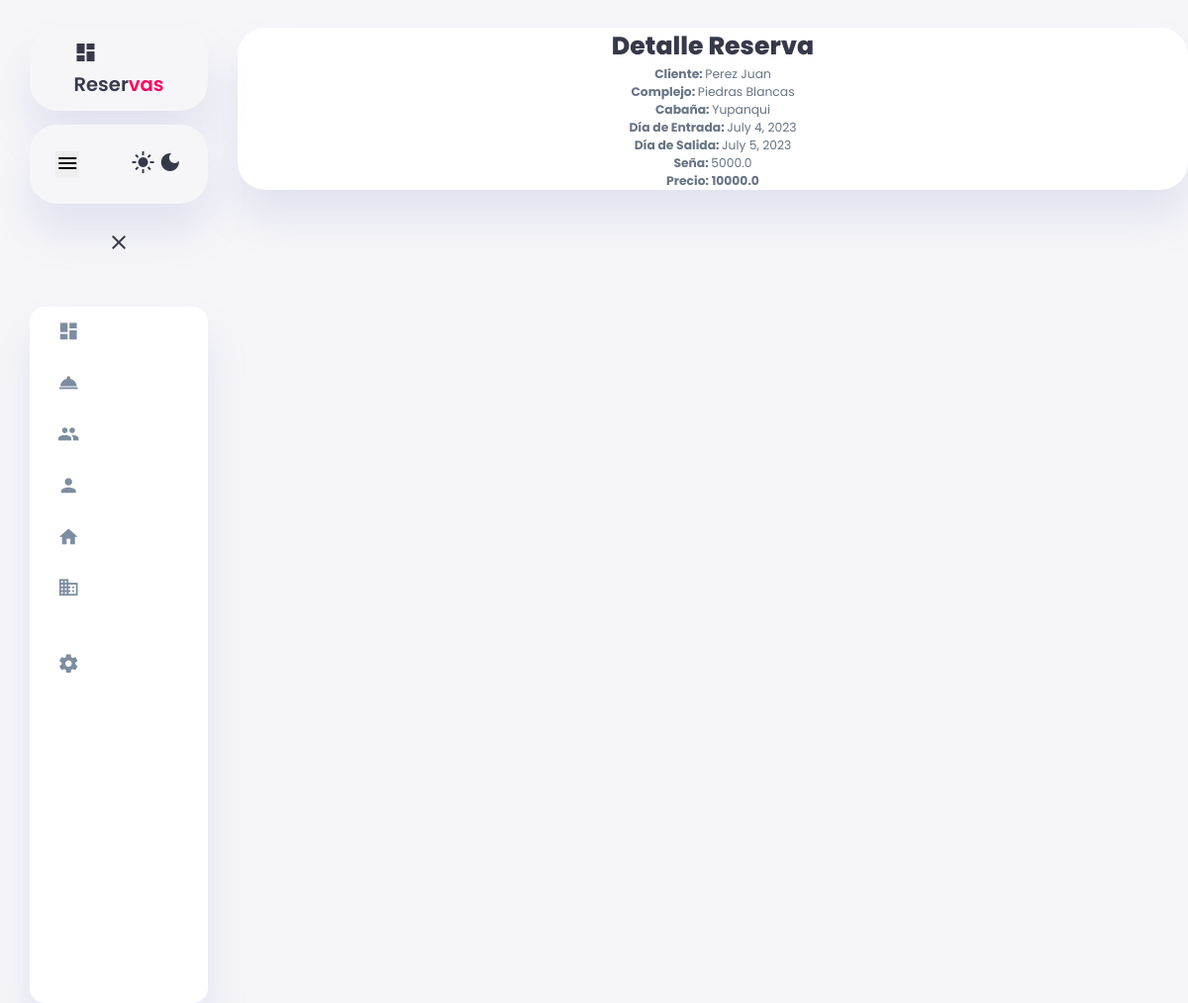
Screenshot of /reservas/reservas/1/ with the database file from the repository.
### reservas/models.py (models this page shows, shortened)
class Reserva(models.Model):
    cliente = models.ForeignKey(Cliente, on_delete=models.CASCADE)
    complejo = models.ForeignKey(Complejo, on_delete=models.CASCADE)
    cabania = models.ForeignKey(Cabania, on_delete=models.CASCADE, default=None)
    diaEntrada = models.DateField()
    diaSalida = models.DateField()
    servicios = models.ForeignKey(Servicio, on_delete=models.CASCADE, default=None)
    seña = models.FloatField(default=0, max_length=12)
    precio = models.FloatField(default=0,max_length=12)

class Cliente(models.Model):
    apellido_nombre = models.CharField(max_length=100)
    dni = models.IntegerField(default=0)
    telefono = models.CharField(max_length=30)
    email = models.CharField(max_length=50, default="user@gmail.com")
    pais = models.CharField(max_length=30, default="Argentina")
    provincia = models.CharField(max_length=30, default="Cordoba")
    localidad = models.CharField(max_length=30, default="Cordoba")

class Complejo(models.Model):
    nombre = models.CharField(max_length=100)
    direccion = models.CharField(max_length=100)
    encargado = models.ForeignKey(Encargado, on_delete=models.CASCADE)
    def __str__(self):
        return self.nombre

class Cabania(models.Model):
    nombre = models.CharField(max_length=100)
    tipo = models.CharField(max_length=15, choices=[('Apart','Apart'), ('Cabaña', 'Cabaña'), ('Departamento','Departamento'), ('Habitacion','Habitacion')])
    capacidad = models.CharField(max_length=2)
    precio = models.FloatField(max_length=10)
    complejo = models.ForeignKey(Complejo, on_delete=models.CASCADE, default="none")
    def __str__(self):
        return self.nombre

### reservas/views.py (the view)
# urls.py: path('reservas/<int:reserva_id>/', views.detalle_reserva, name='detalle_reserva'),
def detalle_reserva(request, reserva_id):
    reserva = Reserva.objects.get(id=reserva_id)
    context = {
        'reserva': reserva
    }
    return render(request, 'detalle_reserva.html', context)

### reservas/templates/detalle_reserva.html
{% include 'navbar.html' %}
{% block content %}
<div class="detalle">
    <h1>Detalle Reserva</h1>
    <p><strong>Cliente: </strong>{{ reserva.cliente.apellido_nombre }}</p>
    <p><strong>Complejo: </strong>{{ reserva.complejo }}</p>
    <p><strong>Cabaña: </strong>{{ reserva.cabania }}</p>
    <p><strong>Día de Entrada: </strong>{{ reserva.diaEntrada }}</p>
    <p><strong>Día de Salida: </strong>{{ reserva.diaSalida }}</p>
    <p><strong>Seña: </strong>{{ reserva.seña }}</p>
    <p><strong>Precio: </st>{{ reserva.precio }}</p>
</div>
{% endblock %}

### reservas/static/css/styles3.css (style rules this page uses)
:root { --color-primary: #6C9BCF; --color-danger: #FF0060; --color-success: #1B9C85; --color-warning: #F7D060; --color-white: #fff; --color-info-dark: #7d8da1; --color-dark: #363949; --color-light: rgba(132, 139, 200, 0.18); --color-dark-variant: #677483; --color-background: #f6f6f9; --card-border-radius: 2rem; --border-radius-1: 0.4rem; --border-radius-2: 1.2rem; --card-padding: 1.8rem; --padding-1: 1.2rem; --box-shadow: 0 2rem 3rem var(--color-light); }
* { margin: 0; padding: 0; outline: 0; appearance: 0; border: 0; text-decoration: none; box-sizing: border-box; }
html { font-size: 14px; }
body { width: 100vw; height: 100vh; font-family: 'Poppins', sans-serif; font-size: 0.88rem; user-select: none; overflow-x: hidden; color: var(--color-dark); background-color: var(--color-background); }
h1 { font-weight: 800; font-size: 1.8rem; }
p { color: var(--color-dark-variant); }

### reservas/static/css/tables.css (style rules this page uses)
.detalle { display: flex; flex-direction: column; box-shadow: var(--box-shadow); border-radius: var(--card-border-radius); background-color: var(--color-white); margin-top: 2rem; }
.detalle p,h1,h2 { margin: auto; }

### rows the page displays
Reserva: cliente.apellido_nombre "Perez Juan", complejo "Piedras Blancas", cabania "Yupanqui", diaEntrada "July 4, 2023", diaSalida "July 5, 2023", seña "5000.0", precio "10000.0"
